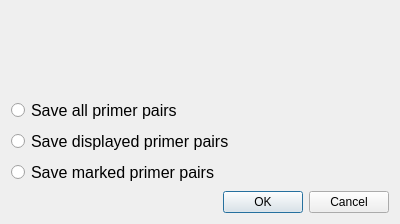
<?xml version="1.0" encoding="UTF-8"?>
<ui version="4.0">
 <class>PrimerSaveListDlg</class>
 <widget class="QDialog" name="PrimerSaveListDlg">
  <property name="geometry">
   <rect>
    <x>0</x>
    <y>0</y>
    <width>400</width>
    <height>224</height>
   </rect>
  </property>
  <property name="windowTitle">
   <string>Dialog</string>
  </property>
  <layout class="QGridLayout" name="gridLayout">
   <item row="1" column="0">
    <widget class="QRadioButton" name="radioButton_all">
     <property name="font">
      <font>
       <pointsize>12</pointsize>
      </font>
     </property>
     <property name="text">
      <string>Save all primer pairs</string>
     </property>
    </widget>
   </item>
   <item row="2" column="0">
    <widget class="QRadioButton" name="radioButton_displayed">
     <property name="font">
      <font>
       <pointsize>12</pointsize>
      </font>
     </property>
     <property name="text">
      <string>Save displayed primer pairs</string>
     </property>
    </widget>
   </item>
   <item row="3" column="0">
    <widget class="QRadioButton" name="radioButton_marked">
     <property name="font">
      <font>
       <pointsize>12</pointsize>
      </font>
     </property>
     <property name="text">
      <string>Save marked primer pairs</string>
     </property>
    </widget>
   </item>
   <item row="4" column="0">
    <layout class="QHBoxLayout" name="horizontalLayout">
     <item>
      <spacer name="horizontalSpacer">
       <property name="orientation">
        <enum>Qt::Horizontal</enum>
       </property>
       <property name="sizeHint" stdset="0">
        <size>
         <width>40</width>
         <height>20</height>
        </size>
       </property>
      </spacer>
     </item>
     <item>
      <widget class="QDialogButtonBox" name="buttonBox">
       <property name="orientation">
        <enum>Qt::Horizontal</enum>
       </property>
       <property name="standardButtons">
        <set>QDialogButtonBox::Cancel|QDialogButtonBox::Ok</set>
       </property>
      </widget>
     </item>
    </layout>
   </item>
   <item row="0" column="0">
    <widget class="QLabel" name="label">
     <property name="text">
      <string/>
     </property>
    </widget>
   </item>
  </layout>
 </widget>
 <resources/>
 <connections>
  <connection>
   <sender>buttonBox</sender>
   <signal>accepted()</signal>
   <receiver>PrimerSaveListDlg</receiver>
   <slot>accept()</slot>
   <hints>
    <hint type="sourcelabel">
     <x>389</x>
     <y>193</y>
    </hint>
    <hint type="destinationlabel">
     <x>157</x>
     <y>274</y>
    </hint>
   </hints>
  </connection>
  <connection>
   <sender>buttonBox</sender>
   <signal>rejected()</signal>
   <receiver>PrimerSaveListDlg</receiver>
   <slot>reject()</slot>
   <hints>
    <hint type="sourcelabel">
     <x>389</x>
     <y>193</y>
    </hint>
    <hint type="destinationlabel">
     <x>286</x>
     <y>274</y>
    </hint>
   </hints>
  </connection>
 </connections>
</ui>
